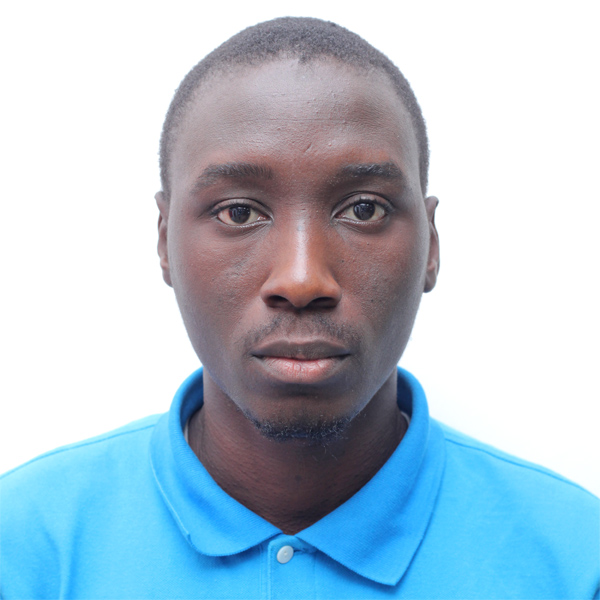
#> input picture imagemanipulations/ALIU_ABDULMUJEEB_OLOLADE.jpg, 600 x 600 px
$ jupyter execute segmentationandcountours.ipynb
#> lines starting #> are read from the running program, lines starting #| are printed output that depends on the picture; after the words box and inside, x2 and y2 are one past the last pixel; in counts of white or black regions, pixels touching at a corner belong together
[cell 1]
import cv2
import numpy as np

image = cv2.imread("ALIU_ABDULMUJEEB_OLOLADE.jpg")
#> image is the input picture: shape (600, 600, 3); mean B, G, R 210.6, 196.2, 175.3
cv2.imshow("Input Image", image)
cv2.waitKey(0)

#convert to grayscale
gray_image = cv2.cvtColor(image, cv2.COLOR_BGR2GRAY)
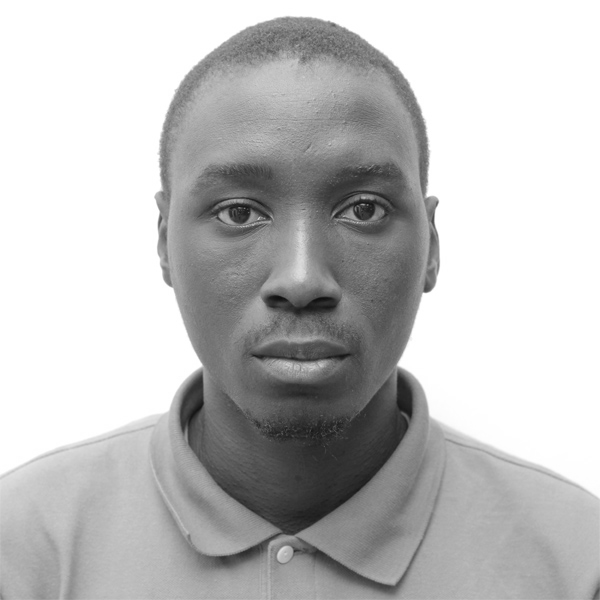
#> gray_image: shape (600, 600); min 13, max 255, mean 191.6


#find canny edges, helps reduce noise
canny_edge = cv2.Canny(gray_image, 40,250)
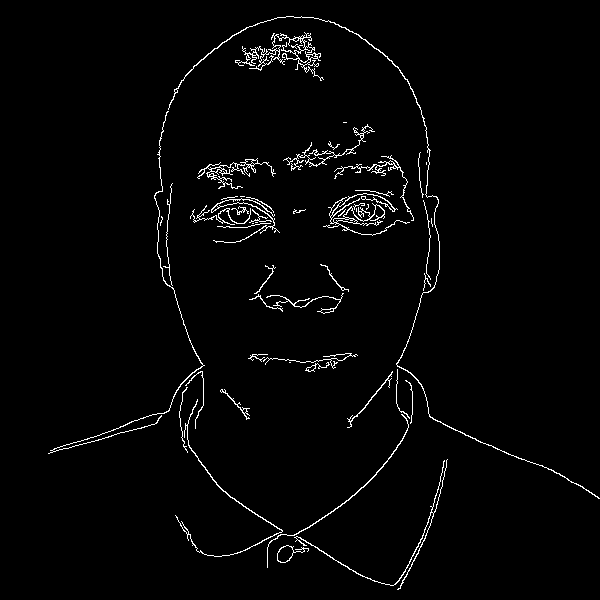
#> canny_edge: shape (600, 600); 2.1% white in thin lines or dots, all inside (x1, y1, x2, y2) = (48, 16, 600, 590)
cv2.imshow("Canny Image", canny_edge)
cv2.waitKey(0)

#find contours
contours, heirachy = cv2.findContours(canny_edge, cv2.RETR_EXTERNAL, cv2.CHAIN_APPROX_NONE)
#> contours = 51 contours, 33 with area under 20; largest, box (x1, y1, x2, y2) and area: (323, 193, 410, 236) 340, (235, 32, 324, 81) 260, (168, 16, 600, 499) 236, (277, 545, 309, 563) 210, (197, 158, 276, 189) 194
cv2.imshow("Countours Only",canny_edge)
cv2.waitKey(0)
print(f"Found {len(contours)} contours")
#| Found 51 contours

cv2.drawContours(image, contours, -1, (0, 255,0), thickness=cv2.FILLED)
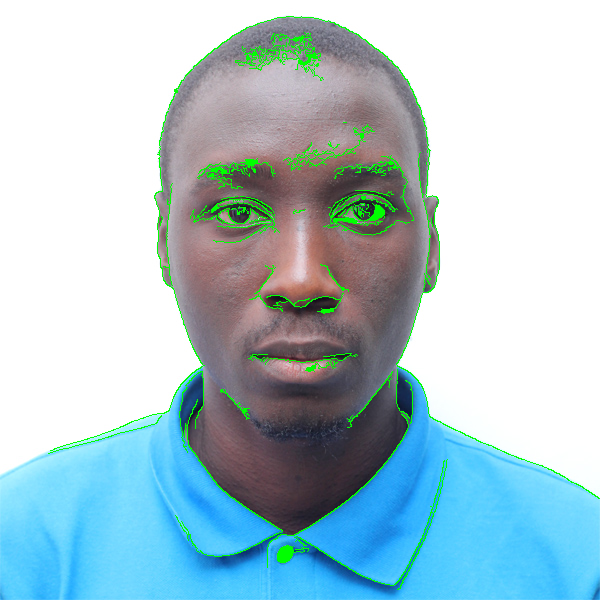
#> image: shape (600, 600, 3); 2.29% of pixels changed, all inside (x1, y1, x2, y2) = (48, 16, 600, 590)
cv2.imshow("Countered Image", image)
cv2.waitKey(0)

cv2.destroyAllWindows()
